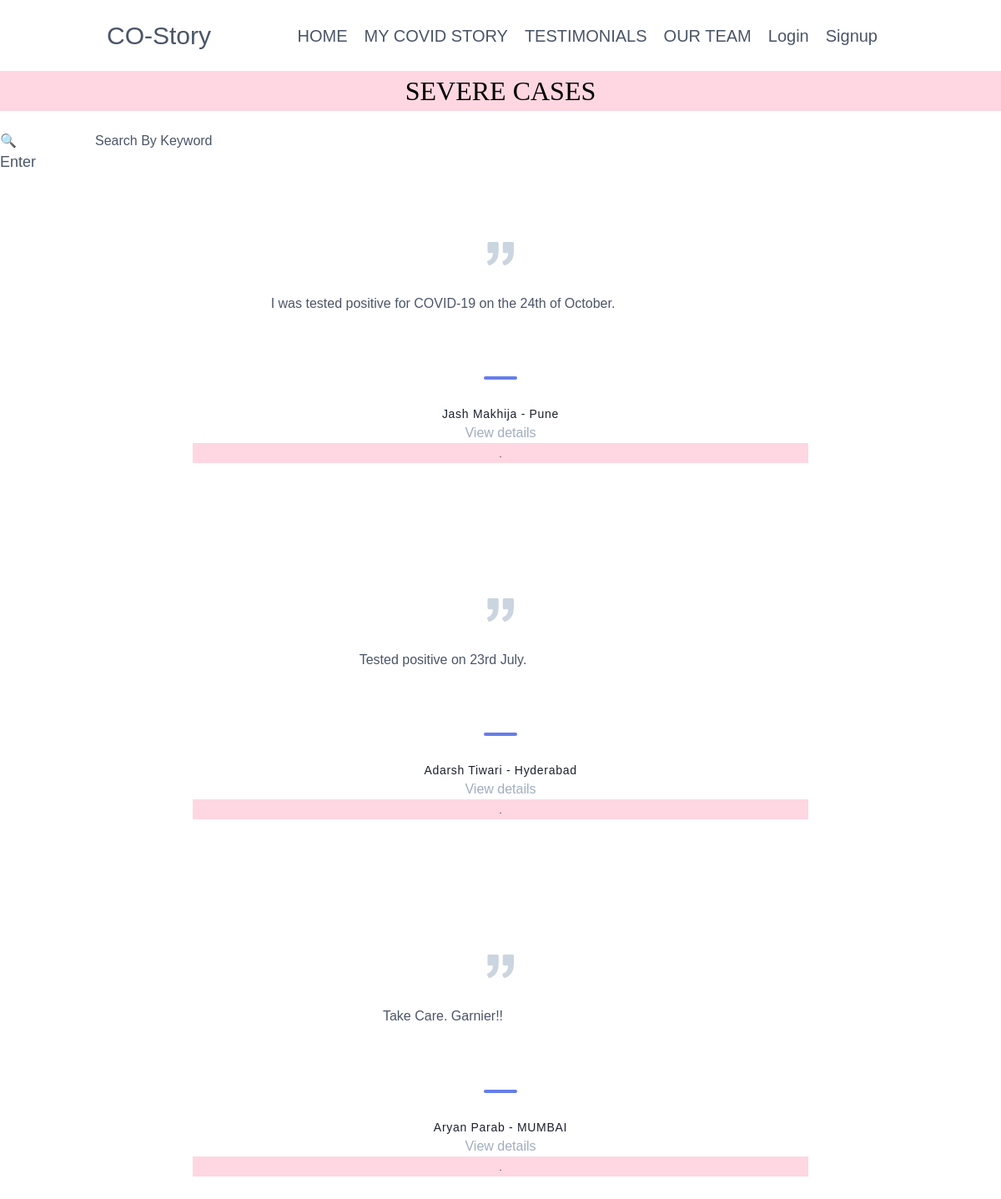
The app's page /Severe/ with its own data.
### page/models.py (models this page shows, shortened)
class Article(models.Model):
	user = models.ForeignKey(settings.AUTH_USER_MODEL,
		on_delete=models.CASCADE,blank=True,null=True)
	name = models.CharField(max_length=25,default="",null=False,blank=False)
	email = models.EmailField(default="",null=False,blank=False)
	state =	models.CharField(max_length=20,default="",null=False,blank=False)
	city =	models.CharField(max_length=20,default="",null=False,blank=False)
	type_of_case =	models.CharField(max_length=20, default="")
	age_group =		models.CharField(max_length=20, default="")
	description =	models.TextField(default="",null=False,blank=False)
	def get_absolute_url(self):
		return reverse("page:page-detail",kwargs={"id":self.id})

### page/views.py (the view)
# urls.py: path("Severe/",ArticleListViewSevere,name="page-Severe"),
def ArticleListViewSevere(request):
	qs = Article.objects.filter(type_of_case__icontains='Severe')
	template_name='Severe.html'
	keyword_search = request.GET.get("search_keyword")
	if keyword_search != '' and keyword_search is not None:
		qs=qs.filter(name__icontains=keyword_search) | qs.filter(city__icontains=keyword_search )|qs.filter(state__icontains=keyword_search)|qs.filter(description__icontains=keyword_search)
	context = {
	"qs" : qs
	}
	return render(request,template_name,context )

### templates/Severe.html (shortened to what this page needs)
    {% extends 'index.html' %}
       {% block content %}
       <header>
    <section class="text-gray-700 body-font bg-pink-200">
        <h1><center><font face ="DIN Next Light" size="6" color="black">SEVERE CASES</font></center></h1>
    </section>
</header>
<body>
  <br>
  <div class="self-end">
  <form method="GET" class="text-gray-700 body-font" class="form-inline my-2 my-lg-0">{% csrf_token %}
  <input type="search" name="search_keyword" label="Search By Keyword" font face ="DIN Next Light" size = "10" color="black" class="form-control mr-sm-2" type="search" placeholder="&#128269;">Search By Keyword</input>
 <br>
 <button style="width:160;height:24; background-color:"white" type="submit" type="button" class="btn btn-outline-danger" ><font size = "4">Enter</font></button>
</form>
</div>
  {%for i in qs%}
  <section class="text-gray-700 body-font">
  <div class="container px-5 py-20 mx-auto">
    <div class="xl:w-1/2 lg:w-3/4 w-full mx-auto text-center">
      <p  style="width: 600px;
  overflow: hidden;height: 4.2em;
  text-overflow: -o-ellipsis-lastline;">{{i.description}}</p>
      <span class="inline-block h-1 w-10 rounded bg-indigo-500 mt-8 mb-6"></span>
      <h2 class="text-gray-900 font-medium title-font tracking-wider text-sm">{{i.name}} - {{i.city}}</h2>
     <a href='{{i.get_absolute_url}}'><p class="text-gray-500">View details</p></a>
	 <section class="text-gray-700 body-font bg-pink-200">
        <h1><center><font face ="DIN Next Light" size = "1" color="black">.</font></center></h1>
    </section>
    </div>
  </div>
</section>
  {% endfor %}
</body>
{% endblock %}

### static/css/style.css (style rules this page uses)
html, body, .view { height: 100%; }

### templates/index.html (style rules this page uses)
body { background: url("https://cfsw.org/wp-content/uploads/when-wear-mask-in-public-advice-cdc-e1586288268484.jpg" ); background-size: cover; background-repeat: repeat; background-attachment: scroll; font-family: Arial; color: white; }

### templates/Severe.html (style rules this page uses)
body { background: url("https://wallpaperaccess.com/full/1668903.jpg" ) no-repeat; background-size: cover; font-family: Arial; color: white; }

### records on screen
Article: description "I was tested positive for COVID-19 on the 24th of October.", name "Jash Makhija", city "Pune"
Article: description "Tested positive on 23rd July.", name "Adarsh Tiwari", city "Hyderabad"
Article: description "Take Care. Garnier!!", name "Aryan Parab", city "MUMBAI"
